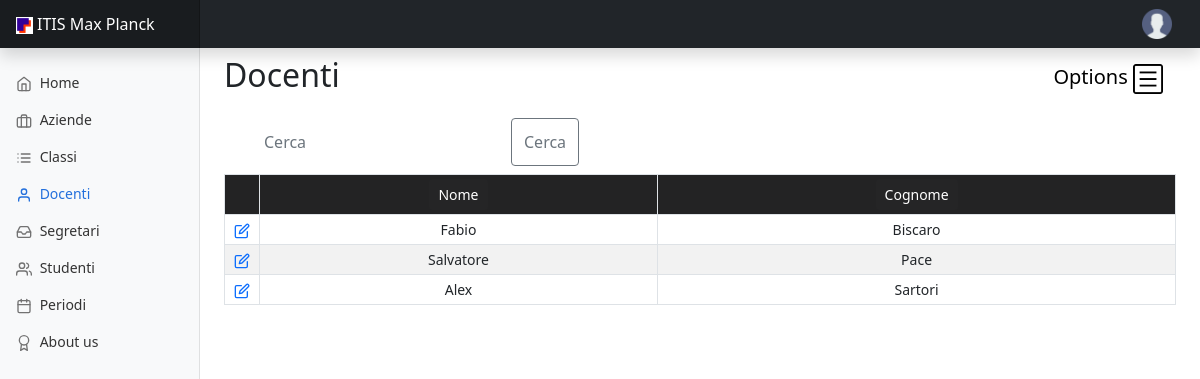
/docenti.php (signed in), run on the app's committed database.
### tables this page shows
CREATE TABLE `persona_ruolo` (
  `idruolo` int NOT NULL,
  `idpersona` int NOT NULL
);

CREATE TABLE `persona` (
  `id` int NOT NULL,
  `nome` varchar(80) NOT NULL,
  `cognome` varchar(80) NOT NULL,
  `datanascita` date DEFAULT NULL,
  `codicefiscale` varchar(16) NOT NULL,
  `sesso` char(1) NOT NULL,
  `cellulare` varchar(13) NOT NULL,
  `login` varchar(100) DEFAULT NULL,
  `password` varchar(100) DEFAULT NULL,
  `al_matricola` varchar(20) DEFAULT NULL,
  `al_cittadinanza` varchar(30) DEFAULT NULL,
  `cap` varchar(5) DEFAULT NULL,
  `telefono` varchar(20) DEFAULT NULL,
  `email` varchar(100) NOT NULL,
  `indirizzo` varchar(100) DEFAULT NULL,
  `residenza` varchar(100) DEFAULT NULL,
  `provincia` varchar(2) DEFAULT NULL,
  `tut_idazienda` int DEFAULT NULL
);

### docenti.php (the view, shortened to what this page needs)
<!doctype html>
<html lang="en">
  <head>
    <?php require("Include/head.php");?>
  </head>
  <body>
<?php require("Include/navbar.php")?>
<div class="container-fluid">
  <div class="row">
    <?php require("Include/menu.php");?>
	<?php
    function generaTabella($result)
    {
        echo '<div class="justify-content-center">';
            echo '<table class="table table-striped table-bordered table-sm table-responsive" style="text-align:center">';
                echo '<tr bgcolor="#252526">';
                echo '<th style="width: 3.66%"></th>';
                echo '<th ><input class="btn btn-sm" style="background-color:#252526; color:#ffffff" type="submit" name="ordinaNome" value="Nome"/></th>';
                echo '<th ><input class="btn btn-sm" style="background-color:#252526; color:white" type="submit" name="ordinaCognome" value="Cognome"/></th>';
                echo "</tr>";
                if ($result->num_rows > 0) {
                    while ($row = $result->fetch_assoc()) {
                        echo '<td><a href="docenti-dettaglio.php?id='.htmlspecialchars($row["id"]).'"><span data-feather="edit"></span></a></td>';
                        echo '<td>' . htmlspecialchars($row["nome"]) . '</td>';
                        echo '<td>' . htmlspecialchars($row["cognome"]) . '</td>';
                    }
                }
            echo "</table>";
        echo '</div>';
    }
    ?>
    <?php
    if (!isset($_POST["submit"])) {
    ?>
    <main class="col-md-9 ms-sm-auto col-lg-10 px-md-4">
    <nav class="navbar">
                <h1 class="h2">Docenti</h1>
                <button class="navbar-toggler" type="button" data-bs-toggle="offcanvas" data-bs-target="#offcanvasNavbar" aria-controls="offcanvasNavbar">
                    Options
                    <span class="navbar-toggler-icon" style="background-image: url('Images/option_icon.png');"></span>
                </button>
            </nav>
	  <div>
            <nav class="navbar">
                <div class="container-fluid">
                    <form class="d-flex" method="POST" action="<?php $_SERVER["PHP_SELF"]; ?>">
                        <input class="form-control" name="testocerca" type="text" placeholder="Cerca" aria-label="Cerca">
                        <button class="btn btn-outline-secondary" type="submit" name="cerca">Cerca</button>
                    </form>
                </div>
            </nav>
        </div>
		<?php
        if (isset($_POST["ordinaNome"])) {
            $_SESSION['varOrNome'] += 1;
            $_SESSION["varOrCog"] = 0;
            $_SESSION["varOrCitta"] = 0;
            if ($_SESSION['varOrNome'] % 2 == 0) {
                $sql = "Select * from persona join persona_ruolo on id=idpersona and idruolo = 2 order by nome DESC";
            } else {
                $sql = "Select * from persona join persona_ruolo on id=idpersona and idruolo = 2 order by nome ASC";
            }
            $result = $conn->query($sql);
            generaTabella($result);
        } else if (!isset($_POST["cerca"])) {
            $sql = 'select * from persona join persona_ruolo on id=idpersona and idruolo = 2';
            $result = $conn->query($sql);
            generaTabella($result);
        } else if (isset($_POST["cerca"])) {
            $_SESSION["sessCerca"] = $_POST["testocerca"];
            $sql = cerca($_POST["testocerca"]);
            $result = $conn->query($sql);
            generaTabella($result);
        }
    }
        ?>
        </div>
        </div>
  </body>
</html>

### dashboard/dashboard.css (style rules this page uses)
body { font-size: .875rem; }
.feather { width: 16px; height: 16px; vertical-align: text-bottom; }
.navbar .navbar-toggler { top: .25rem; right: 1rem; }
.navbar .form-control { padding: .75rem 1rem; border-width: 0; border-radius: 0; }
td,th { padding: 15px; }

### data on the page
persona_ruolo: idpersona.nome "Fabio", idpersona.cognome "Biscaro"
persona_ruolo: idpersona.nome "Salvatore", idpersona.cognome "Pace"
persona_ruolo: idpersona.nome "Alex", idpersona.cognome "Sartori"
